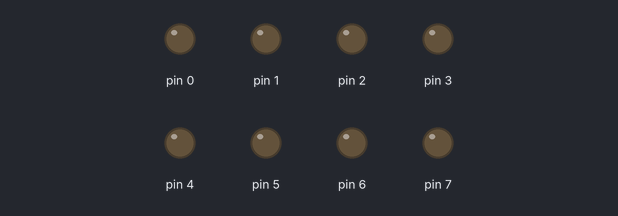
The sketch below on a simulated Arduino Uno, built with avr-gcc and run on an emulated ATmega328P. Parts: output pins drawn as LEDs (lit = HIGH).

Above: at 0.02 s.
At 1.87 s:
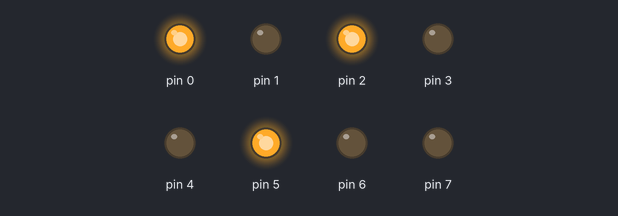
At 3.72 s:
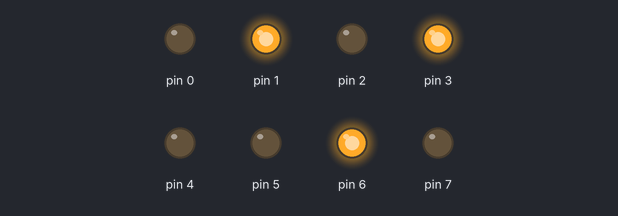
At 7.47 s:
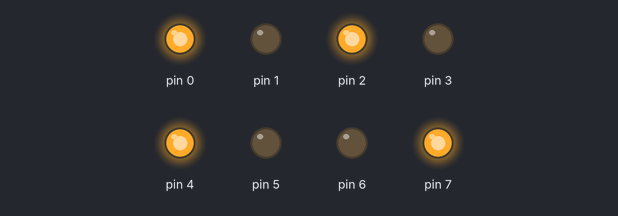
At 11.22 s:
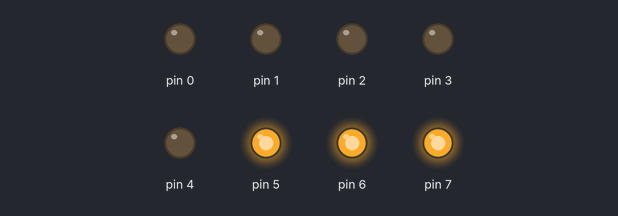
At 14.97 s:
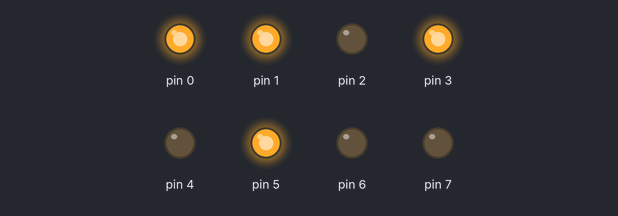
Timing chart, 0 to 16.6 s (numbered marks = the images above):
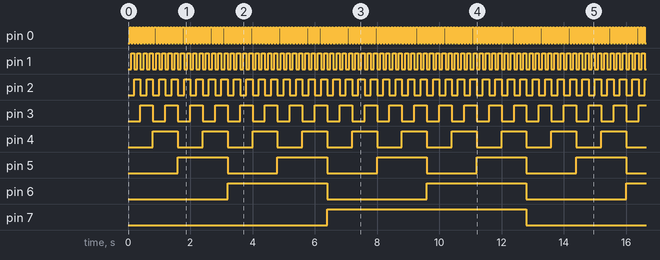

Measured:
- by itself, pin 0: alternates HIGH for 0.05 s and LOW for 0.05 s
- by itself, pin 1: alternates HIGH for 0.10 s and LOW for 0.10 s
- by itself, pin 2: alternates HIGH for 0.20 s and LOW for 0.20 s
- by itself, pin 3: alternates HIGH for 0.40 s and LOW for 0.40 s
- by itself, pin 4: alternates HIGH for 0.80 s and LOW for 0.80 s
- by itself, pin 5: alternates HIGH for 1.6 s and LOW for 1.6 s
- by itself, pin 6: alternates HIGH for 3.2 s and LOW for 3.2 s
- by itself, pin 7: alternates HIGH for 6.4 s and LOW for 6.4 s

The sketch:

timer2_8led.ino
```cpp
// (licence header left out)
void setup() {
  for (int i = 0; i < 8; i++)
    pinMode(i, OUTPUT);
}

void loop() {
  for (uint8_t i = 0; i <= 255; i++) {
    PORTD = i;
    delay(50);
  }
}
```
